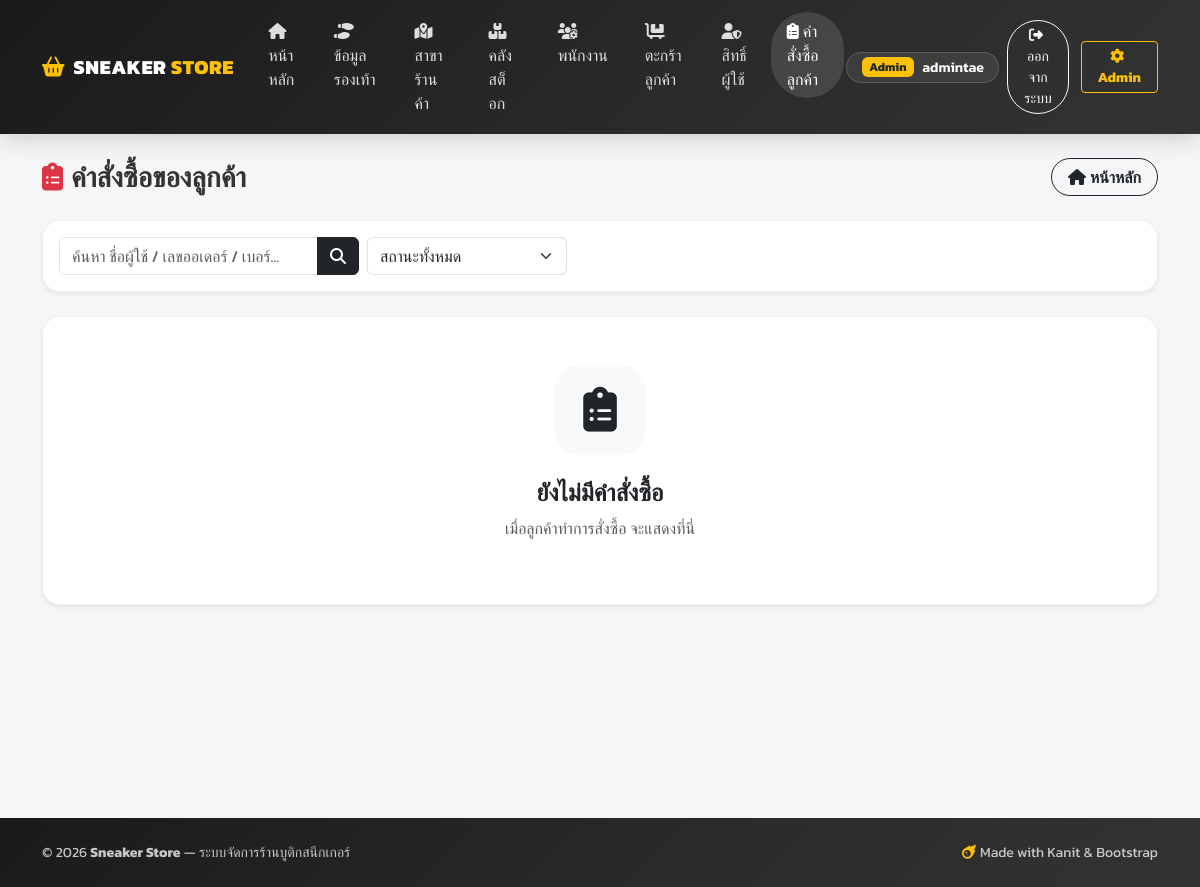
/admin-orders/ (signed in), run on an earlier commit of the app's database.
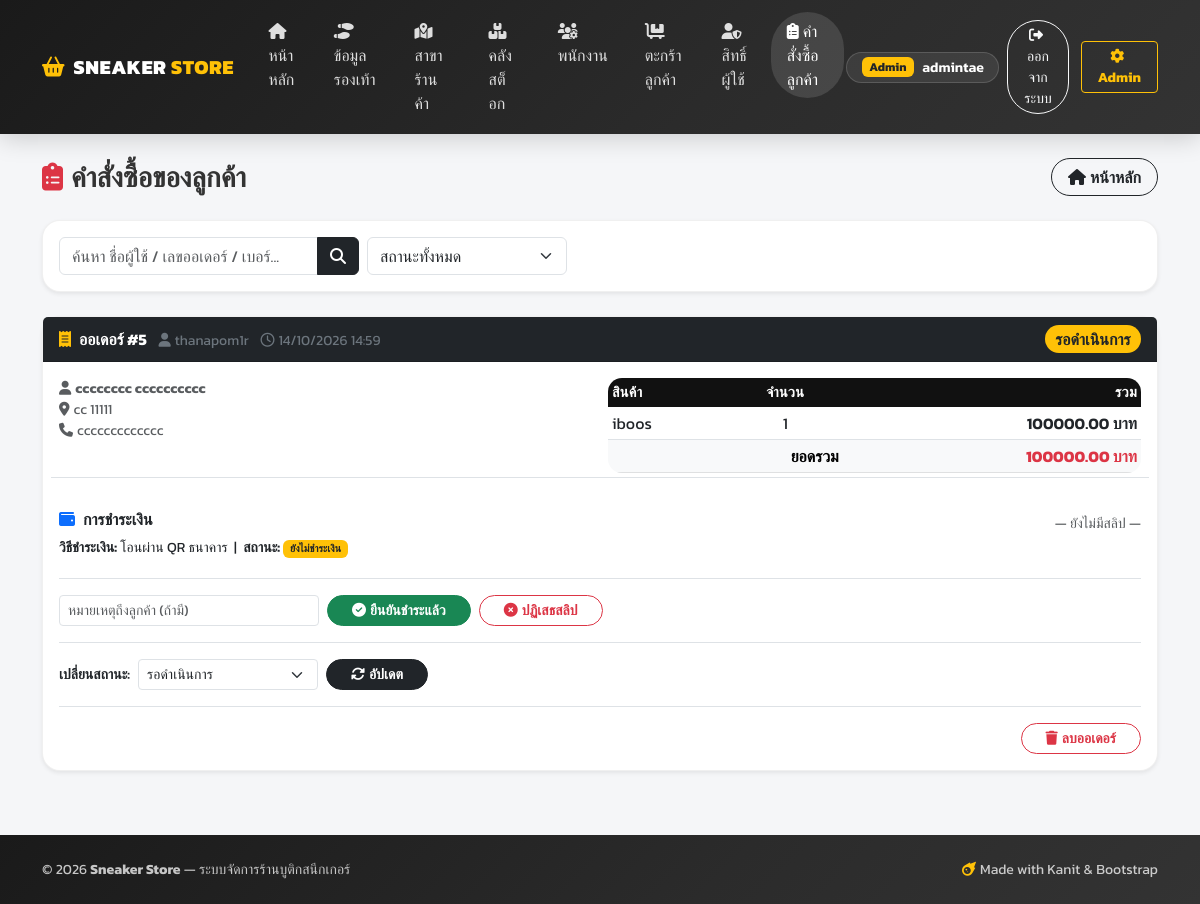
And on a later commit of the database.
### sneaker_app/models.py (models this page shows, shortened)
class Order(models.Model):
    STATUS_CHOICES = [
        ('Pending', 'รอดำเนินการ'),
        ('Shipping', 'กำลังจัดส่ง'),
        ('Completed', 'จัดส่งแล้ว'),
        ('Cancelled', 'ยกเลิก'),
    ]
    PAYMENT_METHOD_CHOICES = [
        ('cod', 'เก็บเงินปลายทาง'),
        ('promptpay', 'พร้อมเพย์ QR (PromptPay)'),
        ('bank_qr', 'โอนผ่าน QR ธนาคาร'),
    ]
    PAYMENT_STATUS_CHOICES = [
        ('unpaid', 'ยังไม่ชำระเงิน'),
        ('submitted', 'แจ้งชำระแล้ว / รอตรวจสอบ'),
        ('paid', 'ชำระเงินแล้ว'),
        ('rejected', 'สลิปไม่ถูกต้อง / ปฏิเสธ'),
    ]
    user = models.ForeignKey(User, on_delete=models.CASCADE, related_name='orders', verbose_name='ผู้สั่งซื้อ')
    first_name = models.CharField(max_length=100, default='', verbose_name='ชื่อ')
    last_name = models.CharField(max_length=100, default='', verbose_name='นามสกุล')
    address = models.TextField(verbose_name='ที่อยู่จัดส่ง')
    postal_code = models.CharField(max_length=10, default='', verbose_name='รหัสไปรษณีย์')
    phone = models.CharField(max_length=20, verbose_name='เบอร์โทรศัพท์')
    status = models.CharField(max_length=20, choices=STATUS_CHOICES, default='Pending', verbose_name='สถานะ')
    payment_method = models.CharField(max_length=20, choices=PAYMENT_METHOD_CHOICES, default='cod', verbose_name='วิธีชำระเงิน')
    payment_status = models.CharField(max_length=20, choices=PAYMENT_STATUS_CHOICES, default='unpaid', verbose_name='สถานะการชำระเงิน')
    payment_slip = models.ImageField(upload_to='slips/', null=True, blank=True, verbose_name='สลิปการโอน')
    payment_reference = models.CharField(max_length=200, blank=True, default='', verbose_name='หมายเหตุ/เลขอ้างอิงการโอน')
    payment_note = models.TextField(blank=True, default='', verbose_name='หมายเหตุจากแอดมิน')
    paid_at = models.DateTimeField(null=True, blank=True, verbose_name='เวลาที่ชำระเงิน')
    created_at = models.DateTimeField(auto_now_add=True, verbose_name='วันที่สั่งซื้อ')
    def total_price(self):
        return sum(item.total_price() for item in self.items.all())
    def is_qr_payment(self):
        return self.payment_method in ('promptpay', 'bank_qr')

class OrderItem(models.Model):
    order = models.ForeignKey(Order, on_delete=models.CASCADE, related_name='items', verbose_name='คำสั่งซื้อ')
    sneaker = models.ForeignKey(Sneaker, on_delete=models.CASCADE, verbose_name='สินค้า')
    quantity = models.PositiveIntegerField(default=1, verbose_name='จำนวน')
    price = models.DecimalField(max_digits=10, decimal_places=2, verbose_name='ราคา/คู่')
    def total_price(self):
        return self.price * self.quantity

class Sneaker(models.Model):
    BRAND_CHOICES = [
        ('Nike', 'Nike'),
        ('Adidas', 'Adidas'),
        ('New Balance', 'New Balance'),
        ('Asics', 'Asics'),
        ('Vans', 'Vans'),
        ('Other', 'Other'),
    ]
    name = models.CharField(max_length=200, verbose_name='ชื่อรุ่นรองเท้า')
    brand = models.CharField(max_length=50, choices=BRAND_CHOICES, verbose_name='แบรนด์')
    description = models.TextField(blank=True, verbose_name='รายละเอียด')
    size = models.DecimalField(max_digits=4, decimal_places=1, verbose_name='ไซส์ (US)')
    price = models.DecimalField(max_digits=10, decimal_places=2, verbose_name='ราคา (บาท)')
    release_date = models.DateField(verbose_name='วันที่วางจำหน่าย')
    image = models.ImageField(upload_to='sneakers/', null=True, blank=True, verbose_name='รูปภาพ')
    created_at = models.DateTimeField(auto_now_add=True)

### sneaker_app/views.py (the view)
# urls.py: path('admin-orders/', views.admin_orders, name='admin_orders'),
@admin_required
def admin_orders(request):
    query = request.GET.get('q', '').strip()
    status = request.GET.get('status', '').strip()
    orders_list = Order.objects.select_related('user').prefetch_related('items').order_by('-created_at')
    if query:
        orders_list = orders_list.filter(Q(user__username__icontains=query) | Q(id__icontains=query) | Q(phone__icontains=query))
    if status:
        orders_list = orders_list.filter(status=status)
    paginator = Paginator(orders_list, 5)
    orders = paginator.get_page(request.GET.get('page'))
    return render(request, 'sneaker_app/admin_orders.html', {'orders': orders, 'query': query, 'status': status})

### sneaker_app/context_processors.py (called while the page is built)
def user_profile(request):
    profile = None
    if request.user.is_authenticated:
        profile = getattr(request.user, 'profile', None)
    return {'user_profile': profile}

### sneaker_app/views.py (called while the page is built)
def admin_required(view_func):
    @wraps(view_func)
    @login_required(login_url='/login/')
    def wrapper(request, *args, **kwargs):
        if not request.user.is_staff:
            messages.error(request, "คุณไม่มีสิทธิ์เข้าถึงหน้านี้ (ต้องเป็นแอดมินเท่านั้น)")
            return redirect('home')
        return view_func(request, *args, **kwargs)
    return wrapper

### sneaker_app/templates/sneaker_app/admin_orders.html (shortened to what the changed rows need)
{% extends 'sneaker_app/base.html' %}
{% block content %}
{% if orders %}
{% for order in orders %}
<div class="card card-app shadow-sm mb-4">
    <div class="card-header bg-dark text-white d-flex justify-content-between align-items-center flex-wrap gap-2">
        <div>
            <span class="fw-bold"><i class="fa-solid fa-receipt me-2 text-warning"></i>ออเดอร์ #{{ order.id }}</span>
            <span class="ms-2 text-secondary small"><i class="fa-solid fa-user me-1"></i>{{ order.user.username }}</span>
            <span class="ms-2 text-secondary small"><i class="fa-regular fa-clock me-1"></i>{{ order.created_at|date:"d/m/Y H:i" }}</span>
        </div>
        <div>
            {% if order.status == 'Pending' %}<span class="badge bg-warning text-dark fs-6 rounded-pill">{{ order.get_status_display }}</span>
            {% elif order.status == 'Shipping' %}<span class="badge bg-info fs-6 rounded-pill">{{ order.get_status_display }}</span>
            {% elif order.status == 'Completed' %}<span class="badge bg-success fs-6 rounded-pill">{{ order.get_status_display }}</span>
            {% else %}<span class="badge bg-danger fs-6 rounded-pill">{{ order.get_status_display }}</span>{% endif %}
        </div>
    </div>
    <div class="card-body">
        <div class="row g-3">
            <div class="col-md-6">
                <p class="small mb-1 text-muted">
                    <i class="fa-solid fa-user me-1"></i><strong>{{ order.first_name }} {{ order.last_name }}</strong><br>
                    <i class="fa-solid fa-location-dot me-1"></i>{{ order.address }} {{ order.postal_code }}<br>
                    <i class="fa-solid fa-phone me-1"></i>{{ order.phone }}
                </p>
            </div>
            <div class="col-md-6">
                <table class="table table-sm align-middle table-app mb-0">
                    <thead>
                        <tr>
                            <th>สินค้า</th>
                            <th class="text-center">จำนวน</th>
                            <th class="text-end">รวม</th>
                        </tr>
                    </thead>
                    <tbody>
                        {% for item in order.items.all %}
                        <tr>
                            <td>{{ item.sneaker.name }}</td>
                            <td class="text-center">{{ item.quantity }}</td>
                            <td class="text-end fw-semibold">{{ item.total_price }} บาท</td>
                        </tr>
                        {% endfor %}
                    </tbody>
                    <tfoot>
                        <tr class="table-light fw-semibold">
                            <td colspan="2" class="text-end fw-bold">ยอดรวม</td>
                            <td class="text-end fw-bold text-danger">{{ order.total_price }} บาท</td>
                        </tr>
                    </tfoot>
                </table>
            </div>
        </div>
        <div class="row g-3 mt-1 pt-3 border-top">
            <div class="col-md-7">
                <h6 class="fw-bold text-dark"><i class="fa-solid fa-wallet me-2 text-primary"></i>การชำระเงิน</h6>
                <p class="small mb-1">
                    <strong>วิธีชำระเงิน:</strong> {{ order.get_payment_method_display }} &nbsp;|&nbsp;
                    <strong>สถานะ:</strong>
                    {% if order.payment_status == 'paid' %}<span class="badge bg-success">{{ order.get_payment_status_display }}</span>
                    {% elif order.payment_status == 'submitted' %}<span class="badge bg-info text-dark">{{ order.get_payment_status_display }}</span>
                    {% elif order.payment_status == 'rejected' %}<span class="badge bg-danger">{{ order.get_payment_status_display }}</span>
                    {% else %}<span class="badge bg-warning text-dark">{{ order.get_payment_status_display }}</span>{% endif %}
                </p>
            </div>
            <div class="col-md-5 text-md-end">
                {% if order.payment_slip %}
                <a href="{{ order.payment_slip.url }}" target="_blank">
                    <img src="{{ order.payment_slip.url }}" alt="สลิป" class="img-fluid rounded-3 border" style="max-height: 140px;">
                    <div class="small text-muted mt-1"><i class="fa-solid fa-magnifying-glass me-1"></i>คลิกดูสลิปขนาดเต็ม</div>
                </a>
                {% else %}
                <span class="text-muted small">— ยังไม่มีสลิป —</span>
                {% endif %}
            </div>
        </div>
        {% if order.is_qr_payment and order.payment_status != 'paid' %}
        <form method="POST" action="{% url 'admin_confirm_payment' order.pk %}" class="d-flex align-items-center gap-2 mt-3 pt-3 border-top flex-wrap">
            <input type="text" name="payment_note" class="form-control form-control-sm" style="max-width: 260px;" placeholder="หมายเหตุถึงลูกค้า (ถ้ามี)">
            <button type="submit" class="btn btn-sm btn-success btn-pill-modern px-4"><i class="fa-solid fa-circle-check me-1"></i>ยืนยันชำระแล้ว</button>
            <button type="submit" formaction="{% url 'admin_reject_payment' order.pk %}" formnovalidate class="btn btn-sm btn-outline-danger btn-pill-modern px-4"><i class="fa-solid fa-circle-xmark me-1"></i>ปฏิเสธสลิป</button>
        </form>
        {% endif %}
        <form method="POST" action="{% url 'update_order_status' order.pk %}" class="d-flex align-items-center gap-2 mt-3 pt-3 border-top flex-wrap">
            <label class="fw-semibold small mb-0 text-dark">เปลี่ยนสถานะ:</label>
            <select name="status" class="form-select form-select-sm" style="max-width: 180px;">
                <option value="Pending" {% if order.status == 'Pending' %}selected{% endif %}>รอดำเนินการ</option>
            </select>
            <button type="submit" class="btn btn-sm btn-dark btn-pill-modern px-4"><i class="fa-solid fa-rotate me-1"></i>อัปเดต</button>
        </form>
        <div class="d-flex justify-content-end mt-3 pt-3 border-top">
            <a href="{% url 'admin_order_delete' order.pk %}" class="btn btn-sm btn-outline-danger btn-pill-modern px-4" title="ลบออเดอร์"><i class="fa-solid fa-trash me-1"></i>ลบออเดอร์</a>
        </div>
    </div>
</div>
{% endfor %}
{% else %}
<div class="card card-app shadow-sm">
    <div class="card-body text-center py-5">
        <span class="stat-icon bg-light text-dark mx-auto" style="width: 90px; height: 90px; border-radius: 24px; font-size: 2.8rem;"><i class="fa-solid fa-clipboard-list"></i></span>
        <h4 class="mt-4 fw-bold text-dark">ยังไม่มีคำสั่งซื้อ{% if query or status %}ที่ตรงกับเงื่อนไข{% endif %}</h4>
        <p class="text-muted">เมื่อลูกค้าทำการสั่งซื้อ จะแสดงที่นี่</p>
    </div>
</div>
{% endif %}
{% endblock %}

What changed in the data, as far as the page shows it:
added Order: id "5", user.username "thanapom1r", created_at "14/10/2026 14:59", status "รอดำเนินการ", first_name "cccccccc", last_name "cccccccccc", address "cc", postal_code "11111", phone "ccccccccccccc", total_price "100000.00", payment_method "โอนผ่าน QR ธนาคาร", payment_status "ยังไม่ชำระเงิน", payment_slip "— ยังไม่มีสลิป —"
added OrderItem: sneaker.name "iboos", quantity "1", total_price "100000.00"
Also different on the page:
text no longer shown: "ยังไม่มีคำสั่งซื้อ เมื่อลูกค้าทำการสั่งซื้อ จะแสดงที่นี่"
